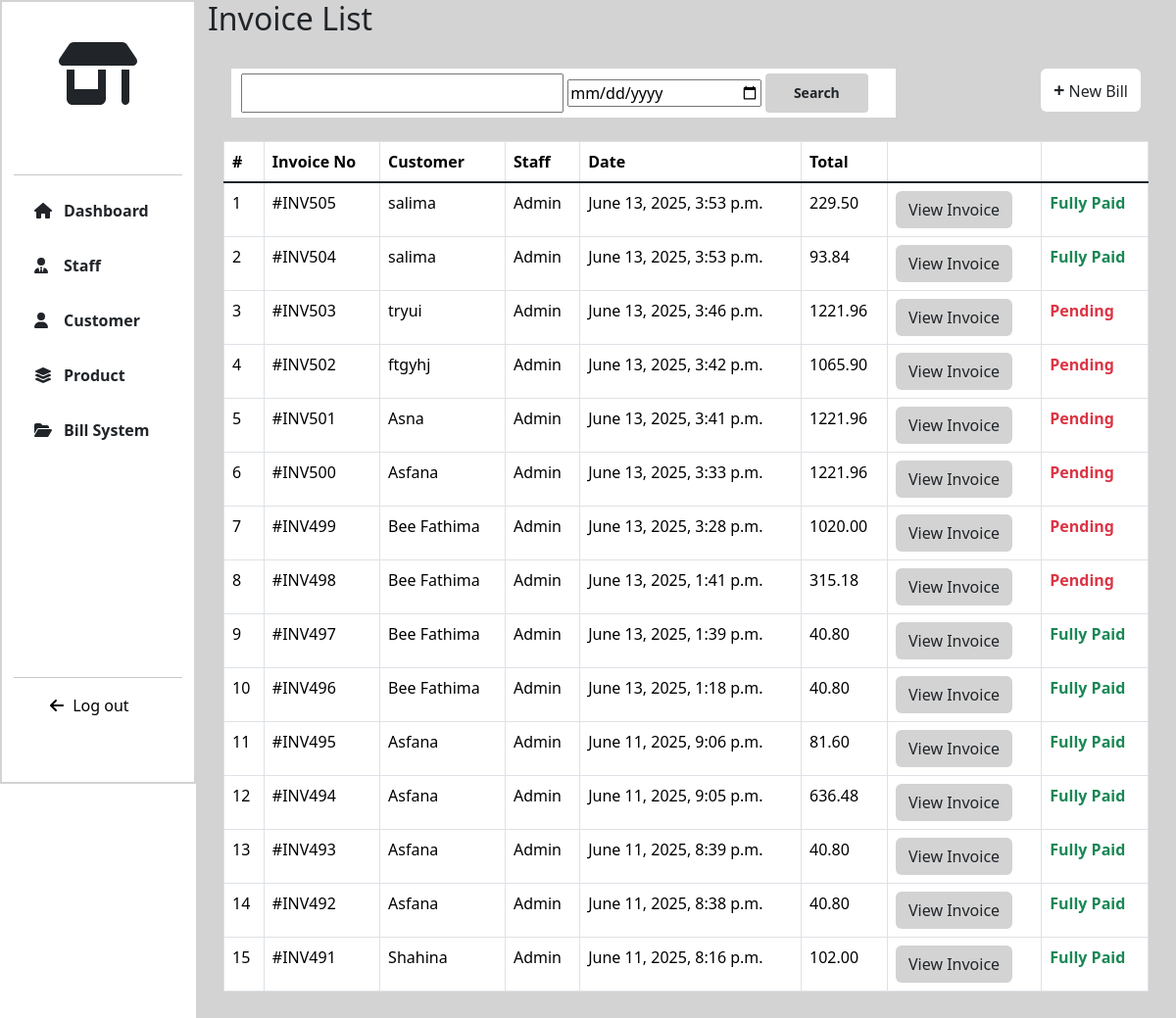
Screenshot of /BILLING/ (signed in) with the database file from the repository.
### BILLING/models.py (models this page shows, shortened)
class Invoice(models.Model):
    customer=models.ForeignKey(Customer,on_delete=models.CASCADE)
    staff=models.ForeignKey(User,on_delete=models.CASCADE)
    date=models.DateTimeField(auto_now_add=True)
    gst_percentage=models.IntegerField(default=2)
    gst=models.DecimalField(max_digits=5,decimal_places=2,default=0.00)
    total = models.DecimalField(max_digits=15,decimal_places=2,default=0)
    grand_total=models.DecimalField(max_digits=15,default=0,decimal_places=2)
    amount_paid=models.DecimalField(max_digits=10,decimal_places=2,default=0.00)
    amount_due=models.DecimalField(max_digits=10,decimal_places=2,default=0.00)

### CUSTOMER/models.py (models this page shows, shortened)
class Customer(models.Model):
    fullname=models.CharField(max_length=255)
    phone=models.IntegerField(unique=True)
    address=models.TextField()
    wallet=models.DecimalField(max_digits=10,decimal_places=2,default=0.00)
    credit_limit = models.DecimalField(max_digits=10, decimal_places=2, default=Decimal('1000.00'))

### BILLING/views.py (the view)
# urls.py: path('',views.invoices,name="invoices"),
@login_required
def invoices(request):
    if 'phone' in request.session:
        del request.session['phone']
    if request.method == "GET":
        search=request.GET.get("search")
        date=request.GET.get("date")
        invoices=Invoice.objects.all().order_by('-id')
        if search:
            invoices=Invoice.objects.filter(Q(customer__fullname__icontains=search)|Q(id__icontains=search)|Q(grand_total__icontains=search))
        elif date:
            invoices=Invoice.objects.filter(date__date=date)
        else:
            invoices=Invoice.objects.all().order_by('-id')
    return render(request,"invoices.html",locals())

### Templates/invoices.html (shortened to what this page needs)
{% extends 'extends.html' %}
{% load static %}
{% block link %}
<link rel="stylesheet" href="{% static '/CSS/product.css' %}">
{% endblock %}
{% block content %}
<div class="col-lg-10 col-md-9 col-sm-9 page-col">
   <h2>Invoice List</h2>
   <div class="add-product">
    <div class="row" style="height: auto;">
        <div class="col-lg-9">
          <div class="search-div p-4">
                <div class="search-content">
                <form action="{% url 'invoices' %}" method="get" style="width: 100%;">
                    <input type="text" class="search-input" name="search" style="width: 50%;" autocomplete="off">
                    <input type="date" name="date" style="width: 30%;">
                    <button type="submit" class="btn btn-product search-btn btn-sm" style="width: 16%;padding: 0px;">Search</button>
                  </form>
                </div>
          </div>
        </div>
        <div class="col-lg-3">
            <div class="button p-4">
                <a href="{% url 'create_invoice' %}" class="btn btn-add-product"><strong class="add-icon">+</strong> New Bill</a>
            </div>
        </div>
    </div>
   </div>
   {% if invoices %}
    <div class="table-div">
        <div class="table-responsive" >
        <table class="table table-hover table-bordered">
            <thead>
                <tr>
                    <th scope="col">#</th>
                    <th scope="col">Invoice No</th>
                    <th scope="col">Customer</th>
                    <th scope="col">Staff</th>
                    <th scope="col">Date</th>
                    <th scope="col">Total</th>
                    <th scope="col"></th>
                    <th scope="col"></th>
                </tr>
                </thead>
                <tbody class="table-group-divider">
                {% for invoice in invoices %}
                    <tr>
                        <td class="text-nowrap">{{ forloop.counter }}</td>
                        <td class="text-nowrap">#INV{{ invoice.id }}</td>
                        <td class="text-nowrap">{{ invoice.customer.fullname }}</td>
                        <td class="text-nowrap">{% if not invoice.staff.first_name %}Admin{% else %}{{ invoice.staff.first_name }} {{ invoice.staff.last_name }}{% endif %}</td>
                        <td class="text-nowrap">{{ invoice.date }}</td>
                        <td class="text-nowrap">{{ invoice.grand_total }}</td>
                        <td class="text-nowrap"><a href="{% url 'view_invoice' invoice.id %}" class="btn btn-product">View Invoice</a></td>
                        <td class="text-nowrap">{% if invoice.amount_due == 0 or invoice.amount_due > 0 %}<span class="text-success fw-bold">Fully Paid</span>
                            {% else %}<span class="text-danger fw-bold">Pending</span>{% endif %}</td>
                    </tr>
                {% endfor %}
                </tbody>
        </table>
        </div>
    </div>
   {% else %}
    <div class="else">
            <div class="p-4 text-center text-box">
            <h4>No Invoice found!</h4>
            </div>
    </div>
   {% endif %}
</div>
{% endblock %}

### static/CSS/index.css (style rules this page uses)
body { margin: 0px; padding: 0px; box-sizing: border-box; }

### static/CSS/dashboard.css (style rules this page uses)
.table-responsive { width: 100%; overflow-x: auto; }
.row { height: 100vh; }
.page-col { background-color: lightgray; margin-left: auto; }
.table-div { padding: 4rem 1rem; }

### static/CSS/product.css (style rules this page uses)
.add-product .button { text-align:right; }
.btn-add-product { background-color:#fff !important; }
.add-icon { font-size:20px; }
.table-div { padding-top:0px; }
.btn-product { background-color:lightgray !important; }
.table-responsive { width: 100%; overflow-x: auto; }
.search-content { background-color: #fff; padding: 5px 10px; }
.search-content .search-input { width: 63%; height: 5vh; }
.search-btn { font-size: 14px; font-weight: bold; width: 18%; height: 5vh; margin-top: -5px; }

### rows the page displays
Invoice: id "505", customer.fullname "salima", shows "Admin", date "June 13, 2025, 3:53 p.m.", grand_total "229.50", amount_due "Fully Paid"
Invoice: id "504", customer.fullname "salima", shows "Admin", date "June 13, 2025, 3:53 p.m.", grand_total "93.84", amount_due "Fully Paid"
Invoice: id "503", customer.fullname "tryui", shows "Admin", date "June 13, 2025, 3:46 p.m.", grand_total "1221.96", amount_due "Pending"
Invoice: id "502", customer.fullname "ftgyhj", shows "Admin", date "June 13, 2025, 3:42 p.m.", grand_total "1065.90", amount_due "Pending"
Invoice: id "501", customer.fullname "Asna", shows "Admin", date "June 13, 2025, 3:41 p.m.", grand_total "1221.96", amount_due "Pending"
Invoice: id "500", customer.fullname "Asfana", shows "Admin", date "June 13, 2025, 3:33 p.m.", grand_total "1221.96", amount_due "Pending"
Invoice: id "499", customer.fullname "Bee Fathima", shows "Admin", date "June 13, 2025, 3:28 p.m.", grand_total "1020.00", amount_due "Pending"
Invoice: id "498", customer.fullname "Bee Fathima", shows "Admin", date "June 13, 2025, 1:41 p.m.", grand_total "315.18", amount_due "Pending"
Invoice: id "497", customer.fullname "Bee Fathima", shows "Admin", date "June 13, 2025, 1:39 p.m.", grand_total "40.80", amount_due "Fully Paid"
Invoice: id "496", customer.fullname "Bee Fathima", shows "Admin", date "June 13, 2025, 1:18 p.m.", grand_total "40.80", amount_due "Fully Paid"
Invoice: id "495", customer.fullname "Asfana", shows "Admin", date "June 11, 2025, 9:06 p.m.", grand_total "81.60", amount_due "Fully Paid"
Invoice: id "494", customer.fullname "Asfana", shows "Admin", date "June 11, 2025, 9:05 p.m.", grand_total "636.48", amount_due "Fully Paid"
Invoice: id "493", customer.fullname "Asfana", shows "Admin", date "June 11, 2025, 8:39 p.m.", grand_total "40.80", amount_due "Fully Paid"
Invoice: id "492", customer.fullname "Asfana", shows "Admin", date "June 11, 2025, 8:38 p.m.", grand_total "40.80", amount_due "Fully Paid"
Invoice: id "491", customer.fullname "Shahina", shows "Admin", date "June 11, 2025, 8:16 p.m.", grand_total "102.00", amount_due "Fully Paid"
